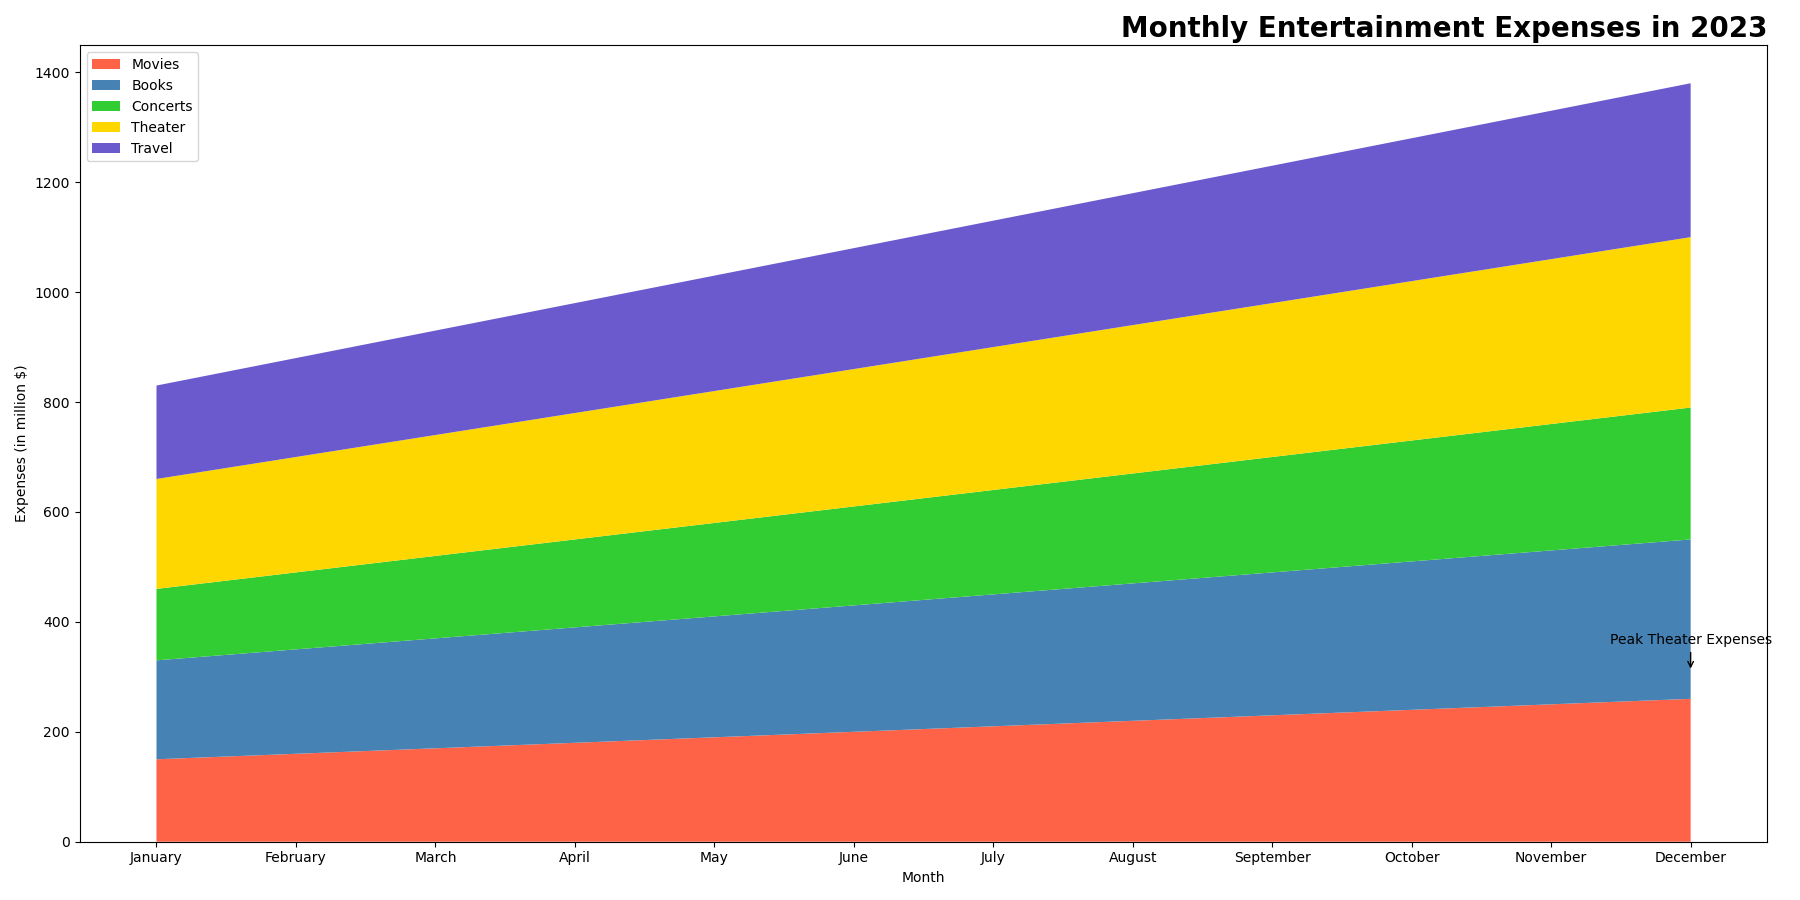

Write Python code to recreate this figure.

import matplotlib.pyplot as plt
import numpy as np

# Data
months = ['January', 'February', 'March', 'April', 'May', 'June', 'July', 
          'August', 'September', 'October', 'November', 'December']
movies = np.array([150, 160, 170, 180, 190, 200, 210, 220, 230, 240, 250, 260])
books = np.array([180, 190, 200, 210, 220, 230, 240, 250, 260, 270, 280, 290])
concerts = np.array([130, 140, 150, 160, 170, 180, 190, 200, 210, 220, 230, 240])
theater = np.array([200, 210, 220, 230, 240, 250, 260, 270, 280, 290, 300, 310])
travel = np.array([170, 180, 190, 200, 210, 220, 230, 240, 250, 260, 270, 280])

# Stacking the data
entertainment_data = np.vstack([movies, books, concerts, theater, travel])

# Plot
fig, ax = plt.subplots(figsize=(18, 9))  # Modified chart size
ax.stackplot(months, entertainment_data, colors=['#FF6347', '#4682B4', '#32CD32', '#FFD700', '#6A5ACD'])
ax.set_title('Monthly Entertainment Expenses in 2023', fontsize=20, fontweight='bold', loc='right')  # Changed title
ax.set_ylabel('Expenses (in million $)')
ax.set_xlabel('Month')

# Adding annotation on the chart for the maximum theater expenses
max_theater_index = np.argmax(theater)
ax.annotate('Peak Theater Expenses', xy=(max_theater_index, theater[max_theater_index]), xytext=(max_theater_index, theater[max_theater_index] + 50),
            arrowprops=dict(facecolor='black', arrowstyle='->'), ha='center')

# Adding legend
ax.legend(['Movies', 'Books', 'Concerts', 'Theater', 'Travel'], loc='upper left')

plt.tight_layout()
plt.show()
